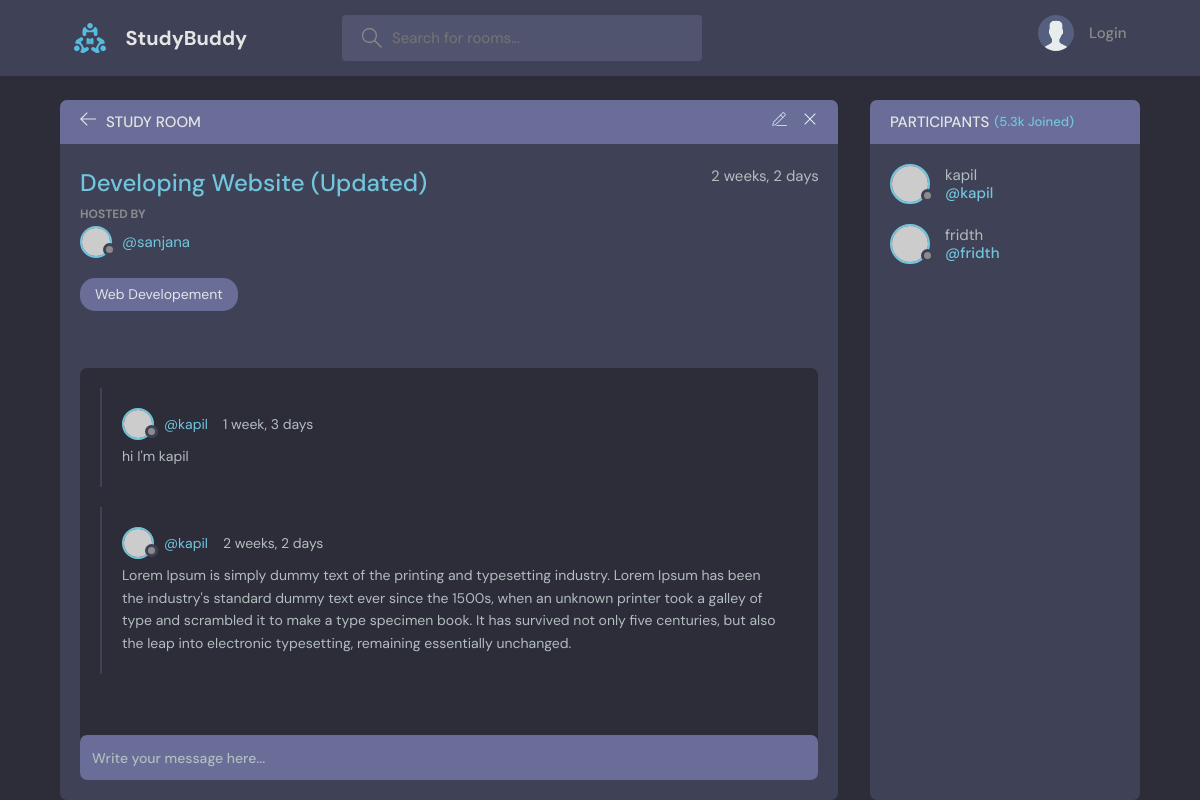
Page /room/3/ on the committed database.
### base/models.py (models this page shows, shortened)
class Room(models.Model):
    host=models.ForeignKey(User,on_delete=models.SET_NULL, null=True)
    topic=models.ForeignKey(Topic, on_delete=models.SET_NULL, null=True)
    name=models.CharField(max_length=100)
    description=models.TextField(null=True , blank=True)
    participants=models.ManyToManyField(User, related_name='participants',blank=True)
    updated=models.DateTimeField(auto_now=True)
    created=models.DateTimeField(auto_now_add=True)
    class Meta():
        ordering= ['-updated','-created']

class Topic(models.Model):
    name=models.CharField(max_length=200)
    def __str__(self):
        return self.name

class Message(models.Model):
    user=models.ForeignKey(User,on_delete=models.CASCADE, default=True)
    room=models.ForeignKey(Room, on_delete=models.CASCADE )
    body=models.TextField()
    updated=models.DateTimeField(auto_now=True)
    created=models.DateTimeField(auto_now_add=True)
    class Meta():
        ordering= ['-updated','-created']

### base/views.py (the view, shortened to what this page needs)
# urls.py: path('room/<str:pk>/', views.room, name='room'),
def room(request,pk):
    room=Room.objects.get(id=pk)
    room_messages=room.message_set.all()
    participants=room.participants.all()
    context={'room':room,'room_messages':room_messages,'participants':participants}
    return render(request,'base/room.html',context)

### base/templates/base/room.html (shortened to what this page needs)
{% extends 'main.html' %}
{% block content %}
    <main class="profile-page layout layout--2">
      <div class="container">
        <div class="room">
          <div class="room__top">
            <div class="room__topLeft">
              <a href="{% url 'home' %}">
                <svg version="1.1" xmlns="http://www.w3.org/2000/svg" width="32" height="32" viewBox="0 0 32 32">
                  <title>arrow-left</title>
                  <path
                    d="M13.723 2.286l-13.723 13.714 13.719 13.714 1.616-1.611-10.96-10.96h27.625v-2.286h-27.625l10.965-10.965-1.616-1.607z"
                  ></path>
                </svg>
              </a>
              <h3>Study Room</h3>
            </div>
            <div class="room__topRight">
              <a href="{% url 'update-form' room.id %}">
              </a>
              <a href="{% url 'delete-room' room.id %}">
                <svg version="1.1" xmlns="http://www.w3.org/2000/svg" width="32" height="32" viewBox="0 0 32 32">
                  <title>remove</title>
                  <path
                    d="M27.314 6.019l-1.333-1.333-9.98 9.981-9.981-9.981-1.333 1.333 9.981 9.981-9.981 9.98 1.333 1.333 9.981-9.98 9.98 9.98 1.333-1.333-9.98-9.98 9.98-9.981z"
                  ></path>
                </svg>
              </a>
            </div>
          </div>
          <div class="room__box scroll">
            <div class="room__header scroll">
              <div class="room__info">
                <h3>{{room.name}}</h3>
                <span>{{room.created|timesince}}</span>
              </div>
              <div class="room__hosted">
                <p>Hosted By</p>
                <a href="{% url 'user-profile' user.id %}" class="room__author">
                  <div class="avatar avatar--small">
                    <img src="https://randomuser.me/api/portraits/men/37.jpg" />
                  </div>
                  <span>@{{room.host}}</span>
                </a>
              </div>
              <span class="room__topics">{{room.topic}}</span>
            </div>
            <div class="room__conversation">
              <div class="threads scroll">
                {% for message in room_messages %}
                <div class="thread">
                  <div class="thread__top">
                    <div class="thread__author">
                      <a href="{% url 'user-profile' message.user.id %}" class="thread__authorInfo">
                        <div class="avatar avatar--small">
                          <img src="https://randomuser.me/api/portraits/men/37.jpg" />
                        </div>
                        <span>@{{message.user}}</span>
                      </a>
                      <span class="thread__date">{{message.updated|timesince}}</span>
                    </div>
                  </div>
                  <div class="thread__details">
                    {{message.body}}
                  </div>
                </div>
                {% endfor %}
              </div>
            </div>
          </div>
          <div class="room__message">
            <form action="#" method="post">
              <input name="body" placeholder="Write your message here..." />
            </form>
          </div>
        </div>
        <div class="participants">
          <h3 class="participants__top">Participants <span>(5.3k Joined)</span></h3>
          <div class="participants__list scroll">
            {% for user in participants %}
            <a href="{% url 'user-profile' user.id %}" class="participant">
              <div class="avatar avatar--medium">
                <img src="https://randomuser.me/api/portraits/men/37.jpg" />
              </div>
              <p>
                {{user}}
                <span>@{{user.username}}</span>
              </p>
            </a>
            {% endfor %}
          </div>
        </div>
      </div>
    </main>
    {% endblock %}

### rows in the picture
Room: name "Developing Website (Updated)", created "2 weeks, 2 days", host "sanjana", topic "Web Developement"
Message: user "kapil", updated "1 week, 3 days", body "hi I'm kapil"
Message: user "kapil", updated "2 weeks, 2 days", body "Lorem Ipsum is simply dummy text of the printing and typesetting industry. Lorem Ipsum has been the industry's standard dummy text ever since the 1500s, when an unknown printer took a galley of type and scrambled it to make a type specimen book. It has survived not only five centuries, but also the leap into electronic typesetting, remaining essentially unchanged."

### other values in the picture
{{ user }} "kapil"
{{ user.username }} "kapil"
{{ user }} "fridth"
{{ user.username }} "fridth"
